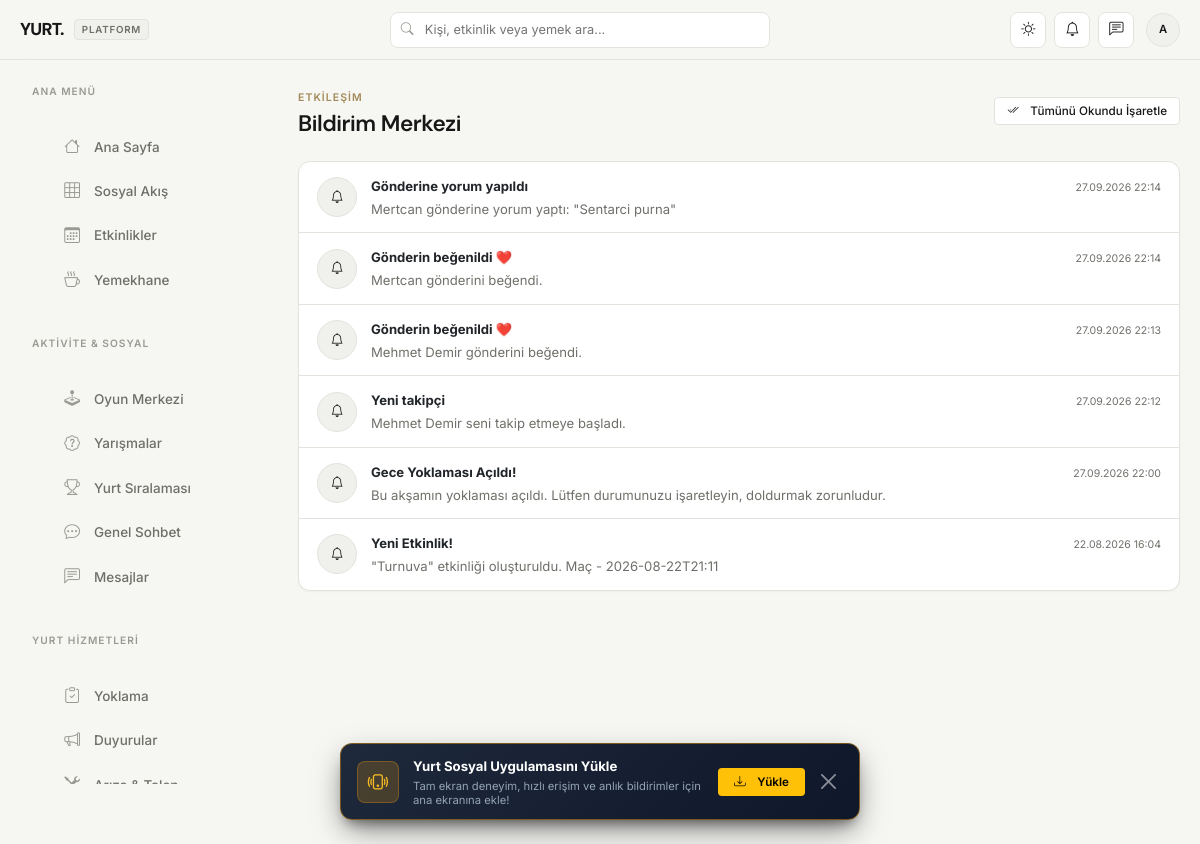
The page /notifications (signed in) on the database as committed earlier.
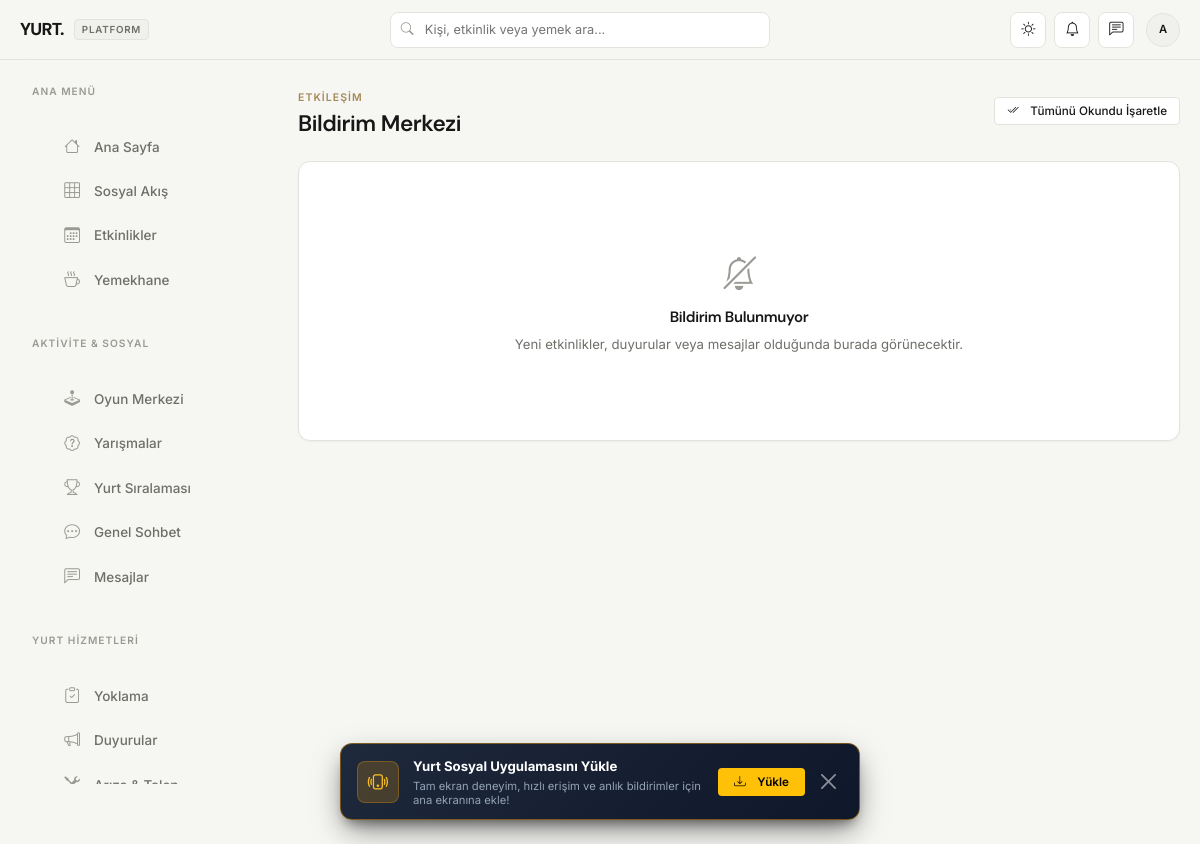
The same page on the database as committed later.
### tables this page shows
CREATE TABLE notifications (
            id INTEGER PRIMARY KEY AUTOINCREMENT,
            user_id INTEGER,
            title TEXT NOT NULL,
            message TEXT NOT NULL,
            link TEXT,
            is_read INTEGER DEFAULT 0,
            created_at TIMESTAMP DEFAULT CURRENT_TIMESTAMP,
            FOREIGN KEY (user_id) REFERENCES users (id)
        );

### app.py (the view)
@app.route('/notifications')
@login_required
def notifications():
    conn = get_db()
    notifs = conn.execute('''
        SELECT * FROM notifications
        WHERE user_id = ?
        ORDER BY created_at DESC
    ''', (session['user_id'],)).fetchall()
    conn.close()
    return render_template('notifications.html', notifications=notifs)

### app.py (called while the page is built)
def now_tr():
    return datetime.now(ISTANBUL_TZ)

def utc_to_tr(value):
    if not value:
        return None
    if isinstance(value, datetime):
        dt = value
    else:
        text = str(value).strip()
        try:
            dt = datetime.fromisoformat(text.replace('Z', '+00:00'))
        except ValueError:
            try:
                dt = datetime.strptime(text[:19], '%Y-%m-%d %H:%M:%S')
            except ValueError:
                return value
    if dt.tzinfo is None:
        dt = dt.replace(tzinfo=timezone.utc)
    return dt.astimezone(ISTANBUL_TZ)

def format_datetime_tr(value, with_date=True):
    dt = utc_to_tr(value)
    if not isinstance(dt, datetime):
        return str(value or '')
    return dt.strftime('%d.%m.%Y %H:%M' if with_date else '%H:%M')

def can_user_manage_maintenance(user_dict):
    if not user_dict:
        return False
    if user_dict.get('is_admin') or user_dict.get('role') in ['yurt_muduru', 'yurt_mudur_yardimcisi', 'yurt_memuru', 'yurt_temsilcisi', 'yurt_gorevlisi']:
        return True
    return False

def can_user_manage_attendance(user_dict):
    if not user_dict:
        return False
    if user_dict.get('is_admin') or user_dict.get('role') in ['yurt_muduru', 'yurt_mudur_yardimcisi', 'yurt_memuru', 'yurt_temsilcisi', 'kat_1_sorumlusu', 'kat_2_sorumlusu', 'kat_3_sorumlusu', 'kat_4_sorumlusu']:
        return True
    return False

def login_required(f):
    @wraps(f)
    def decorated_function(*args, **kwargs):
        if 'user_id' not in session:
            flash('Lütfen önce giriş yapın.', 'warning')
            return redirect(url_for('login'))
        return f(*args, **kwargs)
    return decorated_function

def get_unread_count(user_id):
    conn = get_db()
    count = conn.execute('''
        SELECT COUNT(*) as c FROM notifications
        WHERE user_id = ? AND is_read = 0
    ''', (user_id,)).fetchone()['c']
    conn.close()
    return count

def get_user_xp(user_id):
    conn=get_db(); row=conn.execute('SELECT COALESCE(SUM(amount),0) xp FROM xp_transactions WHERE user_id=?',(user_id,)).fetchone(); conn.close(); return row['xp']

### templates/notifications.html (shortened to what this page needs)
{% extends "base.html" %}
{% block content %}
<div class="d-flex align-items-center justify-content-between mb-4">
    <div>
        <span class="kicker">Etkileşim</span>
        <h4 class="fw-bold mb-0">Bildirim Merkezi</h4>
    </div>
    <a href="{{ url_for('mark_all_read') }}" class="btn btn-secondary btn-sm">
        <i class="bi bi-check2-all me-1"></i> Tümünü Okundu İşaretle
    </a>
</div>
<div class="card">
    {% if notifications %}
        <div class="d-flex flex-column">
            {% for n in notifications %}
            <a href="{{ url_for('mark_notification_read', notif_id=n.id) }}" class="conversation-item {{ 'unread' if not n.is_read }}">
                <div class="avatar-ring">
                    <div class="avatar" style="width:40px;height:40px;">
                        <i class="bi {{ 'bi-bell-fill' if not n.is_read else 'bi-bell' }}" style="{{ 'color:var(--gold);' if not n.is_read else '' }}"></i>
                    </div>
                </div>
                <div class="flex-fill min-w-0">
                    <div class="d-flex justify-content-between align-items-baseline mb-1">
                        <strong class="small text-truncate">{{ n.title }}</strong>
                        <small class="text-muted" style="font-size:0.7rem;">{{ n.created_at|datetime_tr }}</small>
                    </div>
                    <p class="small text-muted mb-0" style="line-height: 1.4;">{{ n.message }}</p>
                </div>
            </a>
            {% endfor %}
        </div>
    {% else %}
        <div class="card-pad text-center py-5">
            <div class="empty-state">
                <i class="bi bi-bell-slash"></i>
                <h6 class="fw-bold mt-2">Bildirim Bulunmuyor</h6>
                <p class="small text-muted mb-0">Yeni etkinlikler, duyurular veya mesajlar olduğunda burada görünecektir.</p>
            </div>
        </div>
    {% endif %}
</div>
{% endblock %}

### templates/base.html (shortened to what this page needs)
{% import '_icons.html' as icons %}
<!DOCTYPE html>
<html lang="tr" data-bs-theme="light">
<head>
    <link href="https://cdn.jsdelivr.net/npm/bootstrap@5.3.0/dist/css/bootstrap.min.css" rel="stylesheet">
    <link rel="stylesheet" href="https://cdn.jsdelivr.net/npm/bootstrap-icons@1.11.3/font/bootstrap-icons.min.css">
    <link rel="stylesheet" href="{{ url_for('static', filename='css/style.css', v='20260819-auto-attendance-ios-push-event-fix') }}">
</head>
<body class="{{ '' if session.get('user_id') else 'no-chrome' }}">
    <div id="pwa-install-banner" class="pwa-banner" style="display: none;">
        <div class="pwa-banner-icon">
            <i class="bi bi-phone-vibrate"></i>
        </div>
        <div class="pwa-banner-text">
            <strong>Yurt Sosyal Uygulamasını Yükle</strong>
            <span>Tam ekran deneyim, hızlı erişim ve anlık bildirimler için ana ekranına ekle!</span>
        </div>
        <div class="pwa-banner-actions">
            <button type="button" class="btn btn-warning btn-sm fw-bold px-3" id="pwa-install-btn">
                <i class="bi bi-download me-1"></i> Yükle
            </button>
            <button type="button" class="btn-close btn-close-white p-2" id="pwa-dismiss-btn" aria-label="Kapat"></button>
        </div>
    </div>
    {% if session.get('user_id') %}
    <header class="topbar">
        <div class="topbar-inner">
            <div class="d-flex align-items-center gap-3">
                <a class="brand" href="{{ url_for('dashboard') }}">
                    <span style="letter-spacing: -0.04em; font-weight: 800;">YURT.</span>
                    <span class="brand-badge">Platform</span>
                </a>
            </div>
            <div class="topbar-search position-relative" id="topbarSearchContainer">
                <input type="text" placeholder="Kişi, etkinlik veya yemek ara..." id="global-search-input" autocomplete="off">
            </div>
            <div class="topbar-actions">
                <button class="icon-btn" id="theme-toggle-btn" title="Aydınlık / Karanlık Tema">
                    <i class="bi bi-sun" id="theme-icon"></i>
                </button>
                <div class="dropdown">
                    <button class="icon-btn" type="button" data-bs-toggle="dropdown" aria-expanded="false" data-bs-auto-close="true">
                        <i class="bi bi-bell"></i>
                    </button>
                </div>
                <a href="{{ url_for('messages_list') }}" class="icon-btn position-relative" title="Mesajlar">
                    <i class="bi bi-chat-left-text"></i>
                </a>
                <div class="d-none d-md-flex align-items-center ms-1">
                    <a href="{{ url_for('profile', username=session.username) }}" class="avatar" style="width:34px;height:34px;font-size:0.75rem;" title="Profilim">
                        {% if current_user and current_user.profile_photo %}
                        <img src="{{ url_for('static', filename='uploads/profiles/' + current_user.profile_photo) }}" alt="" style="width:100%;height:100%;object-fit:cover;border-radius:50%;">
                        {% else %}
                        {{ session.username[0]|upper }}
                        {% endif %}
                    </a>
                </div>
            </div>
        </div>
    </header>
    {% endif %}
    {% if session.get('user_id') %}
    <div class="app-shell {% block shell_class %}{% endblock %}">
        <aside class="desktop-sidebar">
            <div class="sidebar-section-title">Ana Menü</div>
            <ul class="sidebar-nav-list">
                <li><a class="sidebar-link {{ 'active' if request.endpoint == 'dashboard' }}" href="{{ url_for('dashboard') }}"><i class="bi bi-house"></i> Ana Sayfa</a></li>
                <li><a class="sidebar-link {{ 'active' if request.endpoint in ['feed','create_post'] }}" href="{{ url_for('feed') }}"><i class="bi bi-grid-3x3"></i> Sosyal Akış</a></li>
                <li><a class="sidebar-link {{ 'active' if request.endpoint in ['events','create_event','event_detail'] }}" href="{{ url_for('events') }}"><i class="bi bi-calendar3"></i> Etkinlikler</a></li>
                <li><a class="sidebar-link {{ 'active' if request.endpoint in ['menu_page','rate_menu'] }}" href="{{ url_for('menu_page') }}"><i class="bi bi-cup-hot"></i> Yemekhane</a></li>
            </ul>
            <div class="sidebar-section-title">Aktivite & Sosyal</div>
            <ul class="sidebar-nav-list">
                <li><a class="sidebar-link {{ 'active' if request.endpoint in ['games_hub','game_play'] }}" href="{{ url_for('games_hub') }}"><i class="bi bi-joystick"></i> Oyun Merkezi</a></li>
                <li><a class="sidebar-link {{ 'active' if request.endpoint in ['quiz_list','quiz_detail','quiz_play','quiz_host_screen','quiz_join','quiz_create'] }}" href="{{ url_for('quiz_list') }}"><i class="bi bi-patch-question"></i> Yarışmalar</a></li>
                <li><a class="sidebar-link {{ 'active' if request.endpoint == 'leaderboard_page' }}" href="{{ url_for('leaderboard_page') }}"><i class="bi bi-trophy"></i> Yurt Sıralaması</a></li>
                <li><a class="sidebar-link {{ 'active' if request.endpoint == 'chat' }}" href="{{ url_for('chat') }}"><i class="bi bi-chat-dots"></i> Genel Sohbet</a></li>
                <li><a class="sidebar-link {{ 'active' if request.endpoint in ['messages_list','messages_thread'] }}" href="{{ url_for('messages_list') }}"><i class="bi bi-chat-left-text"></i> Mesajlar</a></li>
            </ul>
            <div class="sidebar-section-title">Yurt Hizmetleri</div>
            <ul class="sidebar-nav-list">
                <li>
                    <a class="sidebar-link {{ 'active' if request.endpoint in ['attendance_list','attendance_detail'] }}" href="{{ url_for('attendance_list') }}">
                        <i class="bi bi-clipboard-check"></i> Yoklama
                    </a>
                </li>
                <li><a class="sidebar-link {{ 'active' if request.endpoint == 'announcements_page' }}" href="{{ url_for('announcements_page') }}"><i class="bi bi-megaphone"></i> Duyurular</a></li>
                <li>
                    <a class="sidebar-link {{ 'active' if request.endpoint == 'maintenance_page' }}" href="{{ url_for('maintenance_page') }}">
                        <i class="bi bi-tools"></i> Arıza & Talep
                    </a>
                </li>
            </ul>
        </aside>
        <main class="main-content">
            {% block content %}{% endblock %}
        </main>
    </div>
    {% endif %}
</body>
</html>

Rows that differ between the two databases and show on the page:
removed notifications: is_read 1 (drawn), title "Gönderine yorum yapıldı", created_at "27.09.2026 22:14", message "Mertcan gönderine yorum yaptı: \"Sentarci purna\""
removed notifications: is_read 1 (drawn), title "Gönderin beğenildi ❤️", created_at "27.09.2026 22:14", message "Mertcan gönderini beğendi."
removed notifications: is_read 1 (drawn), title "Gönderin beğenildi ❤️", created_at "27.09.2026 22:13", message "Mehmet Demir gönderini beğendi."
removed notifications: is_read 1 (drawn), title "Yeni takipçi", created_at "27.09.2026 22:12", message "Mehmet Demir seni takip etmeye başladı."
removed notifications: is_read 1 (drawn), title "Gece Yoklaması Açıldı!", created_at "27.09.2026 22:00", message "Bu akşamın yoklaması açıldı. Lütfen durumunuzu işaretleyin, doldurmak zorunludur."
removed notifications: is_read 1 (drawn), title "Yeni Etkinlik!", created_at "22.08.2026 16:04", message "\"Turnuva\" etkinliği oluşturuldu. Maç - 2026-08-22T21:11"
Other text that changed with them:
text now shown: "Bildirim Bulunmuyor Yeni etkinlikler, duyurular veya mesajlar olduğunda burada görünecektir."
